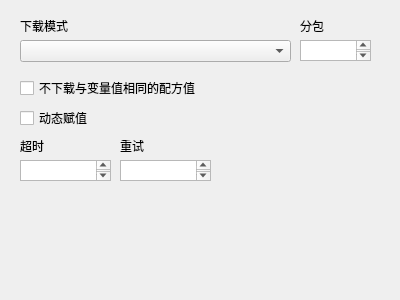
<?xml version="1.0" encoding="UTF-8"?>
<ui version="4.0">
 <class>CMDRecipeDownloadParaDialog</class>
 <widget class="QDialog" name="CMDRecipeDownloadParaDialog">
  <property name="geometry">
   <rect>
    <x>0</x>
    <y>0</y>
    <width>400</width>
    <height>300</height>
   </rect>
  </property>
  <property name="windowTitle">
   <string>Dialog</string>
  </property>
  <widget class="QComboBox" name="downloadModeComboBox">
   <property name="geometry">
    <rect>
     <x>20</x>
     <y>40</y>
     <width>271</width>
     <height>22</height>
    </rect>
   </property>
  </widget>
  <widget class="QLabel" name="label">
   <property name="geometry">
    <rect>
     <x>20</x>
     <y>20</y>
     <width>54</width>
     <height>12</height>
    </rect>
   </property>
   <property name="text">
    <string>下载模式</string>
   </property>
  </widget>
  <widget class="QLabel" name="label_2">
   <property name="geometry">
    <rect>
     <x>300</x>
     <y>20</y>
     <width>54</width>
     <height>12</height>
    </rect>
   </property>
   <property name="text">
    <string>分包</string>
   </property>
  </widget>
  <widget class="QTextEdit" name="itemsCountOnGeneralEdit">
   <property name="geometry">
    <rect>
     <x>300</x>
     <y>40</y>
     <width>71</width>
     <height>21</height>
    </rect>
   </property>
  </widget>
  <widget class="QCheckBox" name="isDynamicCheckBox">
   <property name="geometry">
    <rect>
     <x>20</x>
     <y>110</y>
     <width>111</width>
     <height>16</height>
    </rect>
   </property>
   <property name="text">
    <string>动态赋值</string>
   </property>
  </widget>
  <widget class="QTextEdit" name="downloadTimeOutEdit">
   <property name="geometry">
    <rect>
     <x>20</x>
     <y>160</y>
     <width>91</width>
     <height>21</height>
    </rect>
   </property>
  </widget>
  <widget class="QLabel" name="label_3">
   <property name="geometry">
    <rect>
     <x>20</x>
     <y>140</y>
     <width>54</width>
     <height>12</height>
    </rect>
   </property>
   <property name="text">
    <string>超时</string>
   </property>
  </widget>
  <widget class="QLabel" name="label_4">
   <property name="geometry">
    <rect>
     <x>120</x>
     <y>140</y>
     <width>54</width>
     <height>12</height>
    </rect>
   </property>
   <property name="text">
    <string>重试</string>
   </property>
  </widget>
  <widget class="QTextEdit" name="downloadRetryCountEdit">
   <property name="geometry">
    <rect>
     <x>120</x>
     <y>160</y>
     <width>91</width>
     <height>21</height>
    </rect>
   </property>
  </widget>
  <widget class="QCheckBox" name="isSameValueIgnoredCheckBox">
   <property name="geometry">
    <rect>
     <x>20</x>
     <y>80</y>
     <width>291</width>
     <height>16</height>
    </rect>
   </property>
   <property name="text">
    <string>不下载与变量值相同的配方值</string>
   </property>
  </widget>
 </widget>
 <resources/>
 <connections/>
</ui>
